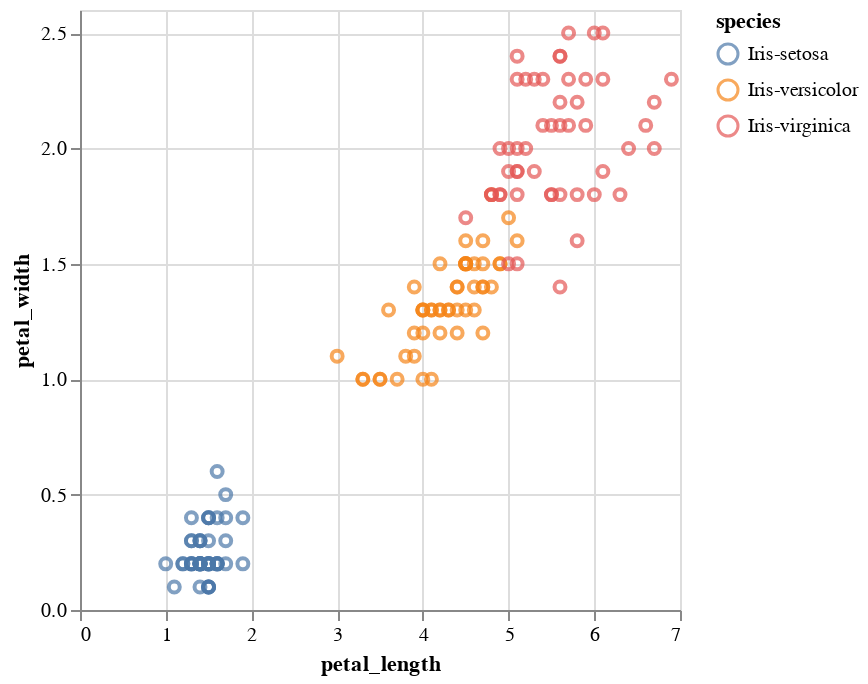

The notebook cell this image was saved under:
### Markdown cell above
## Part B: Visualize the Data

Use your preferred visualization library to create a scatterplot showing petal length vs petal width. You should plot each flower species as a different color on the scatter plot.

### Code cell
alt.Chart(data).mark_point().encode(
    x='petal_length',
    y='petal_width',
    color='species'
)

### Figure 1 — Vega-Lite specification as saved in the notebook (floating-point values rounded to 4 significant figures; data arrays with more than 128 entries replaced by an {"elided": "..."} marker saying what was removed)
{"config": {"view": {"continuousWidth": 300, "continuousHeight": 300}}, "data": {"name": "data-f922f5996930bcdc3287c95c54965948"}, "mark": {"type": "point"}, "encoding": {"color": {"field": "species", "type": "nominal"}, "x": {"field": "petal_length", "type": "quantitative"}, "y": {"field": "petal_width", "type": "quantitative"}}, "$schema": "https://vega.github.io/schema/vega-lite/v5.20.1.json", "datasets": {"data-f922f5996930bcdc3287c95c54965948": {"elided": "150 records"}}}
